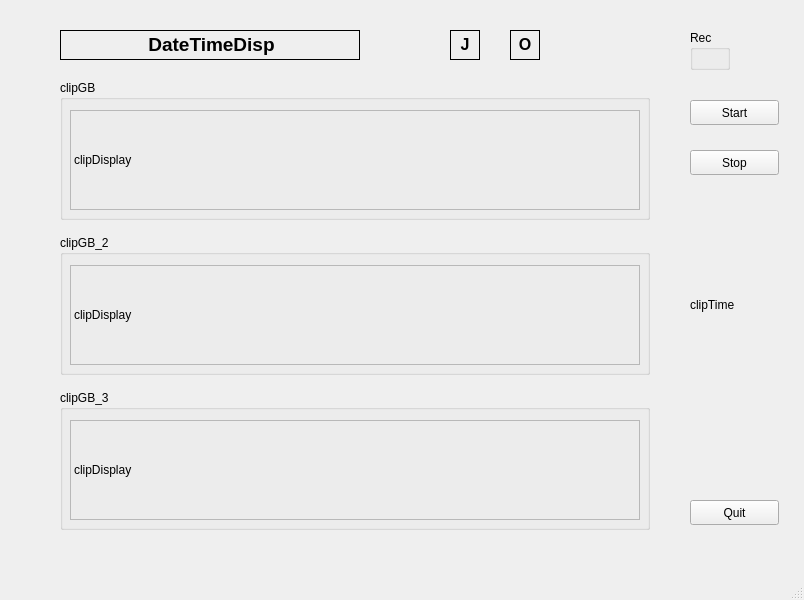
<?xml version="1.0" encoding="UTF-8"?>
<ui version="4.0">
 <class>MainWindow</class>
 <widget class="QMainWindow" name="MainWindow">
  <property name="geometry">
   <rect>
    <x>0</x>
    <y>0</y>
    <width>804</width>
    <height>600</height>
   </rect>
  </property>
  <property name="windowTitle">
   <string>HyperdeckRecorderUI</string>
  </property>
  <widget class="QWidget" name="centralwidget">
   <widget class="QPushButton" name="quitButton">
    <property name="geometry">
     <rect>
      <x>690</x>
      <y>500</y>
      <width>89</width>
      <height>25</height>
     </rect>
    </property>
    <property name="text">
     <string>Quit</string>
    </property>
   </widget>
   <widget class="QPushButton" name="startButton">
    <property name="geometry">
     <rect>
      <x>690</x>
      <y>100</y>
      <width>89</width>
      <height>25</height>
     </rect>
    </property>
    <property name="text">
     <string>Start</string>
    </property>
   </widget>
   <widget class="QPushButton" name="stopButton">
    <property name="geometry">
     <rect>
      <x>690</x>
      <y>150</y>
      <width>89</width>
      <height>25</height>
     </rect>
    </property>
    <property name="text">
     <string>Stop</string>
    </property>
   </widget>
   <widget class="QLabel" name="DateTimeDisp">
    <property name="geometry">
     <rect>
      <x>60</x>
      <y>30</y>
      <width>300</width>
      <height>30</height>
     </rect>
    </property>
    <property name="frameShape">
     <enum>QFrame::Box</enum>
    </property>
    <property name="text">
     <string>&lt;html&gt;&lt;head/&gt;&lt;body&gt;&lt;p align=&quot;center&quot;&gt;&lt;span style=&quot; font-size:14pt; font-weight:600;&quot;&gt;DateTimeDisp&lt;/span&gt;&lt;/p&gt;&lt;/body&gt;&lt;/html&gt;</string>
    </property>
   </widget>
   <widget class="QLabel" name="JDSflash">
    <property name="geometry">
     <rect>
      <x>450</x>
      <y>30</y>
      <width>30</width>
      <height>30</height>
     </rect>
    </property>
    <property name="frameShape">
     <enum>QFrame::Box</enum>
    </property>
    <property name="text">
     <string>&lt;html&gt;&lt;head/&gt;&lt;body&gt;&lt;p align=&quot;center&quot;&gt;&lt;span style=&quot; font-size:12pt; font-weight:600;&quot;&gt;J&lt;/span&gt;&lt;/p&gt;&lt;/body&gt;&lt;/html&gt;</string>
    </property>
    <property name="scaledContents">
     <bool>true</bool>
    </property>
    <property name="alignment">
     <set>Qt::AlignCenter</set>
    </property>
   </widget>
   <widget class="QLabel" name="ODRflash">
    <property name="geometry">
     <rect>
      <x>510</x>
      <y>30</y>
      <width>30</width>
      <height>30</height>
     </rect>
    </property>
    <property name="frameShape">
     <enum>QFrame::Box</enum>
    </property>
    <property name="text">
     <string>&lt;html&gt;&lt;head/&gt;&lt;body&gt;&lt;p align=&quot;center&quot;&gt;&lt;span style=&quot; font-size:12pt; font-weight:600;&quot;&gt;O&lt;/span&gt;&lt;/p&gt;&lt;/body&gt;&lt;/html&gt;</string>
    </property>
    <property name="scaledContents">
     <bool>false</bool>
    </property>
    <property name="alignment">
     <set>Qt::AlignCenter</set>
    </property>
   </widget>
   <widget class="QGroupBox" name="clipGB">
    <property name="geometry">
     <rect>
      <x>60</x>
      <y>80</y>
      <width>590</width>
      <height>140</height>
     </rect>
    </property>
    <property name="title">
     <string>clipGB</string>
    </property>
    <widget class="QLabel" name="clipGB_label">
     <property name="geometry">
      <rect>
       <x>10</x>
       <y>30</y>
       <width>570</width>
       <height>100</height>
      </rect>
     </property>
     <property name="frameShape">
      <enum>QFrame::StyledPanel</enum>
     </property>
     <property name="frameShadow">
      <enum>QFrame::Sunken</enum>
     </property>
     <property name="text">
      <string>clipDisplay</string>
     </property>
    </widget>
   </widget>
   <widget class="QGroupBox" name="clipGB_2">
    <property name="geometry">
     <rect>
      <x>60</x>
      <y>235</y>
      <width>590</width>
      <height>140</height>
     </rect>
    </property>
    <property name="title">
     <string>clipGB_2</string>
    </property>
    <widget class="QLabel" name="clipGB_2_label">
     <property name="geometry">
      <rect>
       <x>10</x>
       <y>30</y>
       <width>570</width>
       <height>100</height>
      </rect>
     </property>
     <property name="frameShape">
      <enum>QFrame::StyledPanel</enum>
     </property>
     <property name="frameShadow">
      <enum>QFrame::Sunken</enum>
     </property>
     <property name="text">
      <string>clipDisplay</string>
     </property>
    </widget>
   </widget>
   <widget class="QGroupBox" name="clipGB_3">
    <property name="geometry">
     <rect>
      <x>60</x>
      <y>390</y>
      <width>590</width>
      <height>140</height>
     </rect>
    </property>
    <property name="title">
     <string>clipGB_3</string>
    </property>
    <widget class="QLabel" name="clipGB_3_label">
     <property name="geometry">
      <rect>
       <x>10</x>
       <y>30</y>
       <width>570</width>
       <height>100</height>
      </rect>
     </property>
     <property name="frameShape">
      <enum>QFrame::StyledPanel</enum>
     </property>
     <property name="frameShadow">
      <enum>QFrame::Sunken</enum>
     </property>
     <property name="text">
      <string>clipDisplay</string>
     </property>
    </widget>
   </widget>
   <widget class="QGroupBox" name="idleIcon">
    <property name="geometry">
     <rect>
      <x>690</x>
      <y>30</y>
      <width>40</width>
      <height>40</height>
     </rect>
    </property>
    <property name="title">
     <string>Rec</string>
    </property>
    <widget class="QLabel" name="recIconLabel">
     <property name="geometry">
      <rect>
       <x>5</x>
       <y>20</y>
       <width>30</width>
       <height>15</height>
      </rect>
     </property>
     <property name="text">
      <string/>
     </property>
    </widget>
   </widget>
   <widget class="QLabel" name="clipTimeLabel">
    <property name="geometry">
     <rect>
      <x>690</x>
      <y>290</y>
      <width>89</width>
      <height>30</height>
     </rect>
    </property>
    <property name="text">
     <string>clipTime</string>
    </property>
   </widget>
  </widget>
  <widget class="QStatusBar" name="statusbar"/>
 </widget>
 <resources/>
 <connections/>
</ui>
